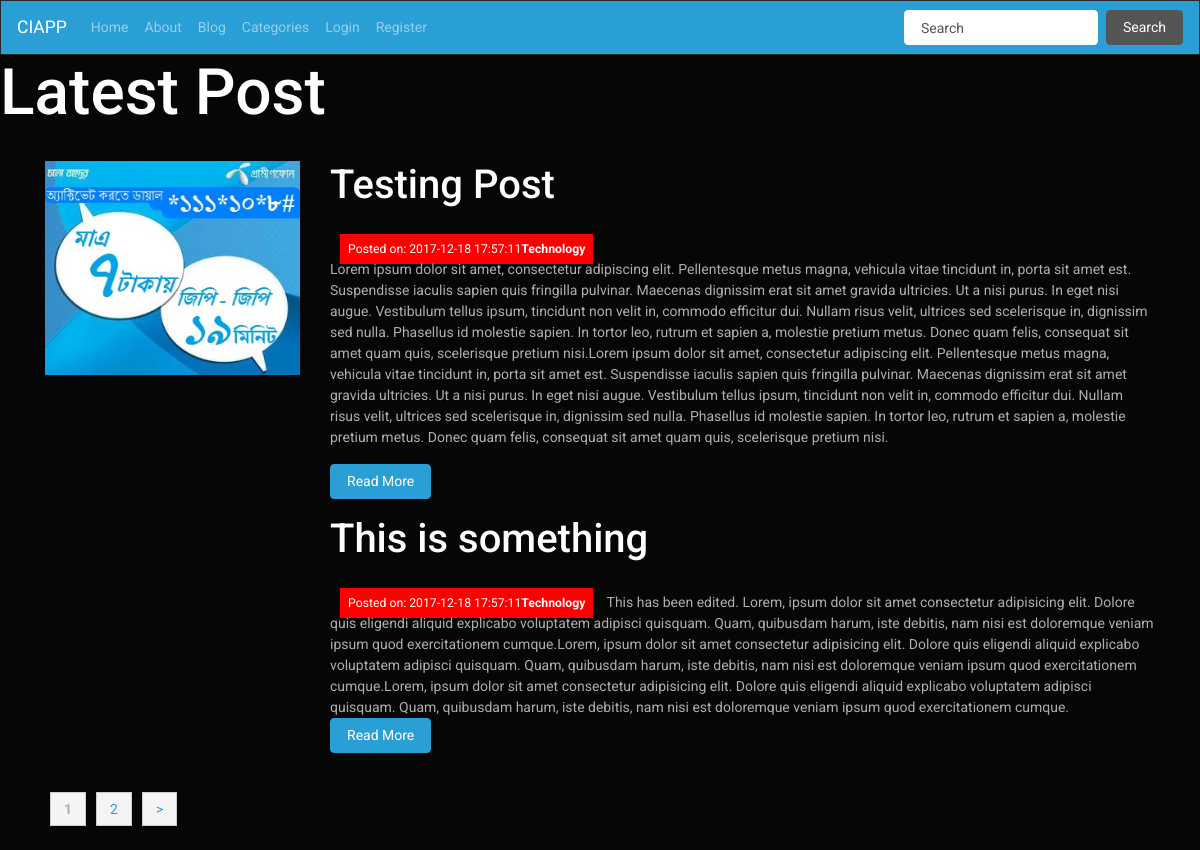
The page /posts on the database its author committed.
### tables this page shows
CREATE TABLE `posts` (
  `id` int(11) NOT NULL,
  `category_id` int(11) NOT NULL,
  `user_id` int(11) NOT NULL,
  `title` varchar(255) NOT NULL,
  `slug` varchar(255) NOT NULL,
  `body` text NOT NULL,
  `post_image` varchar(255) NOT NULL,
  `created_at` timestamp NOT NULL DEFAULT CURRENT_TIMESTAMP
);

CREATE TABLE `categories` (
  `id` int(11) NOT NULL,
  `user_id` int(11) NOT NULL,
  `name` varchar(255) NOT NULL,
  `created_at` timestamp NOT NULL DEFAULT CURRENT_TIMESTAMP
);

### application/controllers/Posts.php (called while the page is built, shortened)
<?php
class Posts extends CI_Controller{
	public function index($offset = 0)
	{
			$this->load->database();
			$this->load->library('pagination');
			$config['per_page'] = 4;
		    $data['title'] = 'Latest Post';
			$this->load->model('post_model');
			$data['posts']=$this->post_model->get_posts(FALSE,$config['per_page'],$offset);
	        $this->load->view('templates/header');
			$this->load->view('posts/index', $data);
			$this->load->view('templates/footer');
	}
}

### index.php (called while the page is built, shortened)
<?php
require_once BASEPATH.'core/CodeIgniter.php';

### application/models/Post_model.php (called while the page is built, shortened)
<?php
class Post_model extends CI_Model{
	public function get_posts($slug= FALSE, $limit= FALSE, $offset = FALSE ){
        if ($limit) {
			$this->db->limit($limit,$offset);
		}
		if ($slug === FALSE) {
			$this->db->order_by('posts.id', 'DESC');
			$this->db->join('categories', 'categories.id = posts.category_id');
			$query = $this->db->get('posts');
		    return $query->result_array();
		}
		$query = $this->db->get_where('posts',array('slug'=> $slug));
		return $query->row_array();
	}
}

### application/views/posts/index.php (the view)
<h1><?= $title; ?></h1>
<br>
<div class="container">
 <?php  foreach($posts as $post) : ?>
    <div class="row">
      <div class="col-md-3">
       <img class="post-thumb" src="<?php echo site_url(); ?>assets/images/posts/<?php echo $post['post_image']; ?>" alt="">
      </div>
      <div class="col-md-9">
            <h3><?php echo $post['title']; ?></h3>
            <br>
            <small class="post-date">Posted on: <?php echo $post['created_at']; ?><strong><?php echo $post['name']; ?></strong></small>
          <?php echo $post['body']; ?>
          <p><a class="btn btn-primary pull-right" href="<?php echo site_url('/posts/'.$post['slug']); ?>">Read More</a></p>
      </div>
    </div>
     <?php endforeach;?>
  <div class="pagination-links">
		<?php echo $this->pagination->create_links(); ?>
  </div>
</div>

### assets/css/style.css (style rules this page uses)
.post-date { background: red; color: white; padding:8px; margin:10px; }
.post-thumb { width: 100%; }
.pagination-links { margin:30px 0; }
.pagination-links strong { padding: 8px 13px; margin:5px; background: #f4f4f4; border: 1px #ccc solid; }
a.pagination-link { padding: 8px 13px; margin:5px; background: #f4f4f4; border: 1px #ccc solid; }

### rows shown on the page
posts: post_image (picture), title "Testing Post", category.created_at "2017-12-18 17:57:11", category.name "Technology", body "Lorem ipsum dolor sit amet, consectetur adipiscing elit. Pellentesque metus magna, vehicula vitae tincidunt in, porta sit amet est. Suspendisse iaculis sapien quis fringilla pulvinar. Maecenas dignissim erat sit amet gravida ultricies. Ut a nisi purus. In eget nisi augue. Vestibulum tellus ipsum, tincidunt non velit in, commodo efficitur dui. Nullam risus velit, ultrices sed scelerisque in, dignissim sed nulla. Phasellus id molestie sapien. In tortor leo, rutrum et sapien a, molestie pretium metus. Donec quam felis, consequat sit amet quam quis, scelerisque pretium nisi.Lorem ipsum dolor sit amet, consectetur adipiscing elit. Pellentesque metus magna, vehicula vitae tincidunt in, porta sit…"
posts: title "This is something", category.created_at "2017-12-18 17:57:11", category.name "Technology", body "This has been edited. Lorem, ipsum dolor sit amet consectetur adipisicing elit. Dolore quis eligendi aliquid explicabo voluptatem adipisci quisquam. Quam, quibusdam harum, iste debitis, nam nisi est doloremque veniam ipsum quod exercitationem cumque.Lorem, ipsum dolor sit amet consectetur adipisicing elit. Dolore quis eligendi aliquid explicabo voluptatem adipisci quisquam. Quam, quibusdam harum, iste debitis, nam nisi est doloremque veniam ipsum quod exercitationem cumque.Lorem, ipsum dolor sit amet consectetur adipisicing elit. Dolore quis eligendi aliquid explicabo voluptatem adipisci quisquam. Quam, quibusdam harum, iste debitis, nam nisi est doloremque veniam ipsum quod exercitationem…"

### other values the page prints
$title "Latest Post"
$this->pagination->create_links() "1 2 >"
